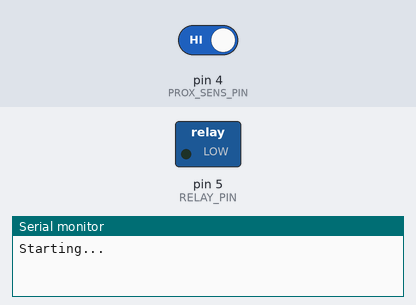
Bench run of a sketch on a simulated Arduino Uno, built with avr-gcc and run on an emulated ATmega328P. On the bench: switched loads named in the sketch (green lamp = pin HIGH), the last lines printed to the serial monitor. The inputs (shaded band) are chosen by the test bench; at power-on: pin 4 (PROX_SENS_PIN) HIGH.

Above: at 1.3 s.
1.4 s: pin 4 (PROX_SENS_PIN) driven LOW
At 2.1 s:
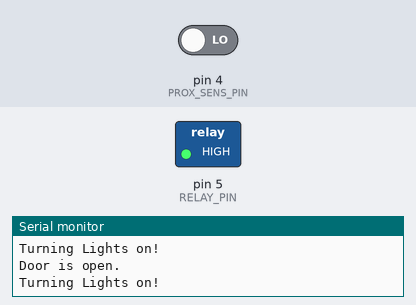
3.0 s: pin 4 (PROX_SENS_PIN) driven HIGH
At 3.3 s:
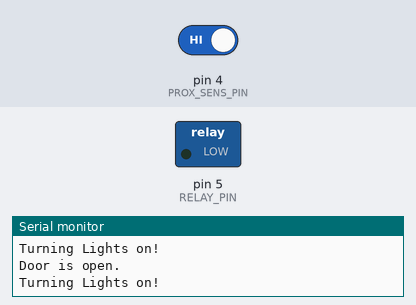
Timing chart, 0 to 6.0 s (numbered marks = the images above; inputs shaded):
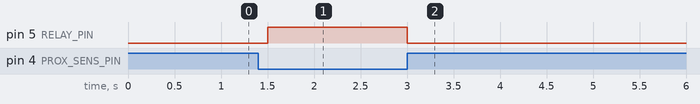

Measured:
- after the input at 1.4 s, pin 5 (RELAY_PIN): LOW → HIGH after 0.10 s
- after the input at 3.0 s, pin 5 (RELAY_PIN): HIGH → LOW at once

The sketch:

ProxSensLightSwitch.ino
```cpp
#define RELAY_PIN 5
#define PROX_SENS_PIN 4

void setup() {
  Serial.begin(9600);
  Serial.println("Starting...");

  pinMode(RELAY_PIN, OUTPUT);
  pinMode(PROX_SENS_PIN, INPUT_PULLUP);
}

void loop() {
  if (digitalRead(PROX_SENS_PIN) == LOW) {
    Serial.println("Door is open.\nTurning Lights on!");
    digitalWrite(RELAY_PIN, HIGH);
  }
  else {digitalWrite(RELAY_PIN, LOW);}
  delay(250);
}
```
